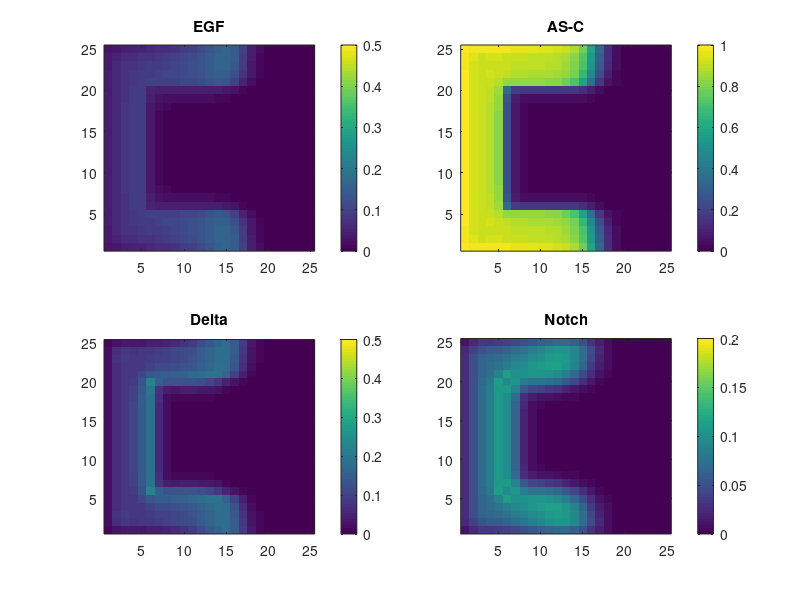

The MATLAB script that drew this image:
Tmax=200;Xmax=25;
dt=0.1;dx=1;dx2=dx*dx;
de=1;ke=1;ae=1;ea=10;kn=1;dn=0.25;dc=0.25;kd=1;ad=1;
E=zeros(Xmax,Xmax,Tmax);En=zeros(Xmax,Xmax);
N=zeros(Xmax,Xmax,Tmax);D=zeros(Xmax,Xmax,Tmax);
A=zeros(Xmax,Xmax,Tmax);A(:,1,1)=0.5;
Etemp=zeros(Xmax,Xmax);Eright=Etemp;Eleft=Etemp;Eup=Etemp;Edown=Etemp;Emutant=ones(Xmax,Xmax);Emutant(6:20,6:20)=0;
for T=1:Tmax-1
    Etemp=E(:,:,T);
    Eright(:,Xmax)=Etemp(:,Xmax);Eright(:,1:Xmax-1)=Etemp(:,2:Xmax);
    Eleft(:,1)=Etemp(:,1);Eleft(:,2:Xmax)=Etemp(:,1:Xmax-1);
    Eup(Xmax,:)=Etemp(Xmax,:);Eup(1:Xmax-1,:)=Etemp(2:Xmax,:);
    Edown(1,:)=Etemp(1,:);Edown(2:Xmax,:)=Etemp(1:Xmax-1,:);
    E(:,:,T+1)=dt*(de*(Eright+Eleft+Eup+Edown-4*Etemp)/dx2-ke*E(:,:,T)+ae*A(:,:,T).*(1-A(:,:,T)).*Emutant)+E(:,:,T);   
    for X=2: Xmax-1
        for Y=2:Xmax-1
            N(Y,X,T+1)= N(Y,X,T) + dt*( dn*( D(Y,X+1,T)+D(Y,X-1,T)+D(Y+1,X,T)+D(Y-1,X,T)) -dc*D(Y,X,T) -kn*N(Y,X,T) );                     
        end
    end
    for X=2: Xmax-1        
        N(1,X,T+1)= N(1,X,T) + dt*( dn*( D(1,X+1,T)+D(1,X-1,T)+D(2,X,T)) -dc*D(1,X,T) -kn*N(1,X,T));  
        N(Xmax,X,T+1)= N(Xmax,X,T) + dt*( dn*( D(Xmax,X+1,T)+D(Xmax,X-1,T)+D(Xmax-1,X,T)) -dc*D(Xmax,X,T) -kn*N(Xmax,X,T) );         
    end
    for Y=2: Xmax-1        
        N(Y,1,T+1)= N(Y,1,T) + dt*( dn*( D(Y+1,1,T)+D(Y-1,1,T)+D(Y,2,T)) -dc*D(Y,1,T) -kn*N(Y,1,T) );  
        N(Y,Xmax,T+1)= N(Y,Xmax,T) + dt*( dn*( D(Y+1,Xmax,T)+D(Y-1,Xmax,T)+D(Y,Xmax-1,T)) -dc*D(Y,Xmax,T) -kn*N(Y,Xmax,T) );         
    end       
    N(1,1,T+1)= N(1,1,T) + dt*( dn*( D(1,2,T)+D(2,1,T)) -dc*D(1,1,T) -kn*N(1,1,T));  
    N(Xmax,1,T+1)= N(Xmax,1,T) + dt*( dn*( D(Xmax,2,T)+D(Xmax-1,1,T)) -dc*D(Xmax,1,T) -kn*N(Xmax,1,T) );         
    N(1,Xmax,T+1)= N(1,Xmax,T) + dt*( dn*( D(2,Xmax,T)+D(1,Xmax-1,T)) -dc*D(1,Xmax,T) -kn*N(1,Xmax,T) );
    N(Xmax,Xmax,T+1)= N(Xmax,Xmax,T) + dt*( dn*( D(Xmax,Xmax-1,T)+D(Xmax-1,Xmax,T)) -dc*D(Xmax,Xmax,T) -kn*N(Xmax,Xmax,T) );       
    D(:,:,T+1)=dt*(-kd*D(:,:,T)+ad*A(:,:,T).*(1-A(:,:,T)))+D(:,:,T);
    En=E(:,:,T)-N(:,:,T);En=En.*(En>0);
    A(:,:,T+1)=dt*(ea*(1-A(:,:,T)).*En)+A(:,:,T);
end
figure('Position',[0 100 1000 600]);
for T=1:10:100
    subplot(2,2,1);imagesc(E(:,:,T),[0 0.5]);set(gca,'YDir','normal');title('EGF');colorbar;
    subplot(2,2,2);imagesc(A(:,:,T),[0 1]);set(gca,'YDir','normal');title('AS-C');colorbar;
    subplot(2,2,3);imagesc(D(:,:,T),[0 0.5]);set(gca,'YDir','normal');title('Delta');colorbar;
    subplot(2,2,4);imagesc(N(:,:,T),[0 0.2]);set(gca,'YDir','normal');title('Notch');colorbar;
    pause(0.001);
end